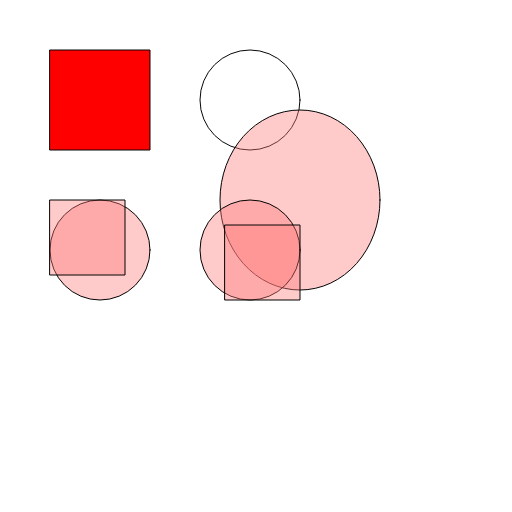
Frame 1 (no input)
Frame 60 (no input): identical to frame 1, image omitted
Frame 120 (the mouse pressed at the canvas centre since frame 60): identical to frame 1, image omitted

The p5.js sketch that drew this single still picture (run headless with seeded random() and noise() and a simulated clock; from frame 60 on, the mouse is pressed at the canvas centre):

// p5.js sketch
// ── sketch.js


function setup() 
{
    createCanvas(512, 512);
    //fill(255,0,0);
    
}

function draw()
{
    background(255);

    stroke(6);
    fill(255,0,0);
    rect(50,50,100, 100);
    //noStroke();
    noFill();
   //fill(255,0,255);
    ellipse(250,100,100,100);

    stroke(3);
    fill(255,120,120,100);
    ellipse(300,200,160,180);

    ellipse(100,250,100,100);
    rect(50,200,75,75);
    
    ellipse(250,250,100,100);
    rect(225,225,75,75);



    
}
